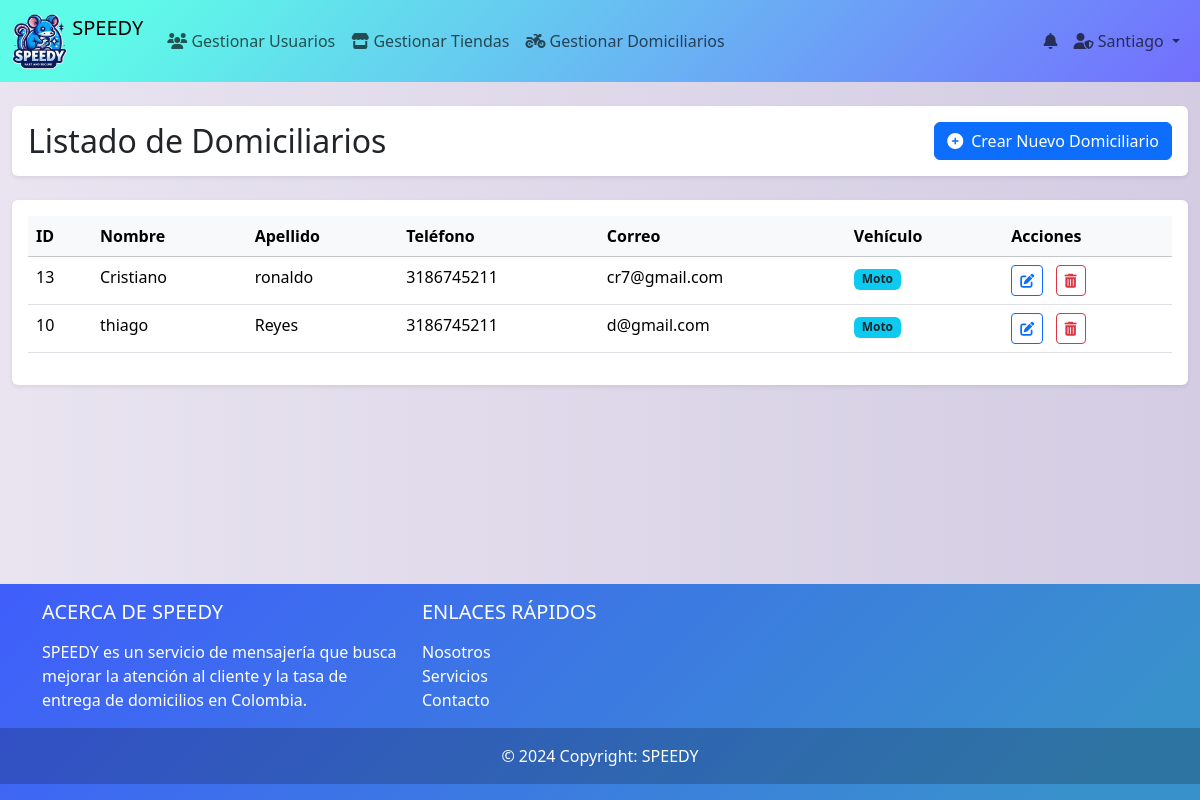
The page /index.php?controlador=cruds&accion=mostrar_domiciliarios (signed in) on the database its author committed.
### tables this page shows
CREATE TABLE IF NOT EXISTS `domiciliario` (
  `id` int NOT NULL AUTO_INCREMENT,
  `nombre` varchar(100) NOT NULL,
  `apellido` varchar(100) NOT NULL,
  `telefono` varchar(20) NOT NULL,
  `correo` varchar(100) DEFAULT NULL,
  `password` varchar(255) NOT NULL,
  `dom_foto` varchar(535) NOT NULL,
  `direccion` varchar(255) DEFAULT NULL,
  `fecha_registro` timestamp NULL DEFAULT CURRENT_TIMESTAMP,
  `vehiculo` varchar(50) DEFAULT NULL,
  `activo` tinyint(1) DEFAULT '1',
  PRIMARY KEY (`id`)
);

### controladores/controlador_cruds.php (called while the page is built, shortened)
<?php
    include_once("./conexion.php");
    include_once("./modelos/domiciliario.php");
    class ControladorCruds{
        private $modeloDomiciliario;
        public function __construct() {
            $this->modeloDomiciliario = new Domiciliario();
        }
        public function mostrar_domiciliarios() {
            $domiciliarios = $this->modeloDomiciliario->obtenerTodosDomiciliarios();
            include_once "vista/Crud_domiciliarios/mostrar.php";
        }
    }
?>

### index.php (called while the page is built, shortened)
<?php
include_once "conexion.php";
include_once("./vista/plantilla.php");
?>

### conexion.php (called while the page is built)
<?php
class baseDatos{
    public static $instancia=NULL;
    public static function crearInstancia() {
            if(!isset(self::$instancia)){
                $opcionesPDO[PDO::ATTR_ERRMODE] =PDO::ERRMODE_EXCEPTION;
                self::$instancia =new PDO ('mysql:host=localhost;dbname=bdspeedy','root','12345',$opcionesPDO);
            }
            return self ::$instancia;
        }
    }
?>

### modelos/Domiciliario.php (called while the page is built, shortened)
<?php
require_once './conexion.php';
class Domiciliario {
    private $db;
    public function __construct() {
        $this->db = baseDatos::crearInstancia();
    }
    public function obtenerTodosDomiciliarios() {
        $sql = "SELECT * FROM domiciliario ORDER BY fecha_registro DESC";
        $stmt = $this->db->prepare($sql);
        $stmt->execute();
        return $stmt->fetchAll(PDO::FETCH_ASSOC);
    }
}
?>

### vista/Crud_domiciliarios/mostrar.php (the view, shortened to what this page needs)
<div class="container-fluid py-4">
    <div class="row mb-4">
        <div class="col-12">
            <div class="card border-0 shadow-sm">
                <div class="card-body d-flex justify-content-between align-items-center">
                    <h2 class="card-title mb-0">Listado de Domiciliarios</h2>
                    <a href="<?php echo C_URL ?>crear_domiciliario" class="btn btn-primary">
                        <i class="fas fa-plus-circle me-2"></i>Crear Nuevo Domiciliario
                    </a>
                </div>
            </div>
        </div>
    </div>
    <div class="row">
        <div class="col-12">
            <div class="card border-0 shadow-sm">
                <div class="card-body">
                    <div class="table-responsive">
                        <table class="table table-hover">
                            <thead class="table-light">
                                <tr>
                                    <th>ID</th>
                                    <th>Nombre</th>
                                    <th>Apellido</th>
                                    <th>Teléfono</th>
                                    <th>Correo</th>
                                    <th>Vehículo</th>
                                    <th>Acciones</th>
                                </tr>
                            </thead>
                            <tbody>
                                <?php foreach ($domiciliarios as $domiciliario): ?>
                                <tr>
                                    <td><?php echo $domiciliario['id']; ?></td>
                                    <td><?php echo $domiciliario['nombre']; ?></td>
                                    <td><?php echo $domiciliario['apellido']; ?></td>
                                    <td><?php echo $domiciliario['telefono']; ?></td>
                                    <td><?php echo $domiciliario['correo']; ?></td>
                                    <td>
                                        <span class="badge bg-info text-dark">
                                            <?php echo $domiciliario['vehiculo']; ?>
                                        </span>
                                    </td>
                                    <td>
                                        <a href="<?php echo C_URL ?>editar_domiciliario&id=<?php echo $domiciliario['id']; ?>" class="btn btn-sm btn-outline-primary me-2" data-bs-toggle="tooltip" title="Editar">
                                            <i class="fas fa-edit"></i>
                                        </a>
                                        <a href="<?php echo C_URL ?>eliminar_domiciliario&id=<?php echo $domiciliario['id']; ?>" class="btn btn-sm btn-outline-danger" onclick="return confirm('¿Está seguro de eliminar este domiciliario?')" data-bs-toggle="tooltip" title="Eliminar">
                                            <i class="fas fa-trash-alt"></i>
                                        </a>
                                    </td>
                                </tr>
                                <?php endforeach; ?>
                            </tbody>
                        </table>
                    </div>
                </div>
            </div>
        </div>
    </div>
</div>

### vista/recursos/css/estilos.css (style rules this page uses)
body { background: #D3CCE3; background: -webkit-linear-gradient(to right, #E9E4F0, #D3CCE3); background: linear-gradient(to right, #E9E4F0, #D3CCE3); margin: 0; }

### rows shown on the page
domiciliario: id "13", nombre "Cristiano", apellido "ronaldo", telefono "3186745211", correo "cr7@gmail.com", vehiculo "Moto"
domiciliario: id "10", nombre "thiago", apellido "Reyes", telefono "3186745211", correo "d@gmail.com", vehiculo "Moto"

### other values the page prints
$_SESSION["usuario"]['nombre'] "Santiago"
